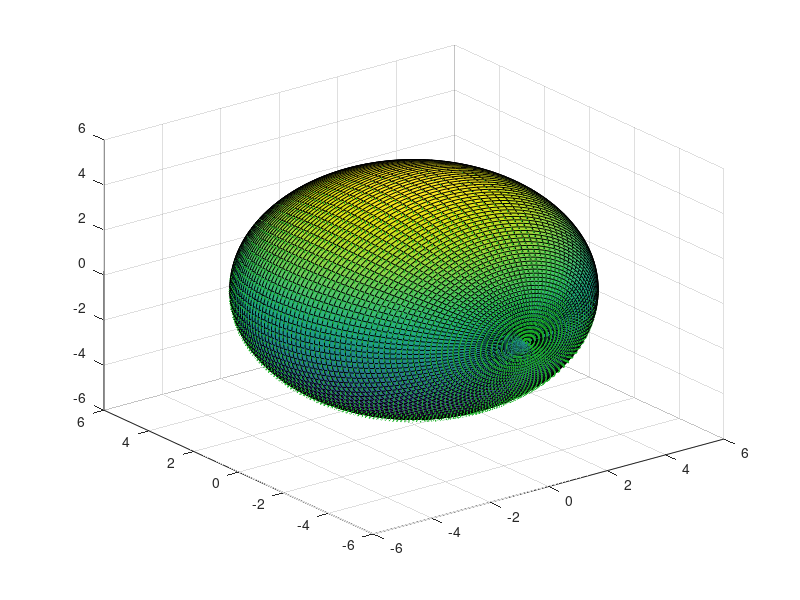

Write MATLAB code to recreate this figure.
clc;
clear all;
close all;

neighbours = 2;
radius = 5.0;

alpha_resolution = 100; % longitude
alpha_step = 2*pi/alpha_resolution;

beta_resolution = 100; % latitude
beta_step = pi/beta_resolution;

% generate points
S = zeros(alpha_resolution, beta_resolution,3);
k = 1;
for i = 0:alpha_resolution
  alpha = i*alpha_step;
  for j = 0:beta_resolution
    beta = j*beta_step;
    x = radius * cos(alpha) * sin(beta);
    y = radius * cos(beta);
    z = radius * sin(alpha) * sin(beta);
    points(k,:) = [x,y,z];
    S(i+1,j+1,1) = x;
    S(i+1,j+1,2) = y;
    S(i+1,j+1,3) = z;
    k = k+1;
  end
end

num_points = size(points,1);

figure(1);
axis equal
%scatter3(points(:,1), points(:,2), points(:,3), 2, 'filled');
surf(S(:,:,1), S(:,:,2), S(:,:,3));
hold on;

% compute the normals
normals = zeros(num_points,3);

for p_idx = 1:num_points
  p = points(p_idx,:);
  
  % collect points in a neighbouhood of the current points
  min_index = 1;
  max_index = num_points;
  if i-neighbours>=1
    min_index = i-neighbours;
  end
  
  if i+neighbours < num_points
    max_index = i+neighbours;
  end
  
  scale = 1./ (max_index - min_index);
  
  % mean and covariance
  mu = zeros(1,3);
  sigma = zeros(3,3);
  for acc_idx = min_index:max_index
    mu = mu + points(acc_idx,:);
    sigma = sigma + points(acc_idx,:)*points(acc_idx,:)';
  end
  
  mu = scale * mu;
  sigma = scale * sigma;
  
  % take the eigenvector corresponding to the lead eigenvalue
  [V,D] = eig(sigma);
  
  [~, max_eigenv_idx] = max(diag(D));
  normal = V(:, max_eigenv_idx);
  
  if (dot(p,normal))
    normal = -normal;
  end
  
  normals(p_idx,:) = normal;
  
end

quiver3(points(:,1), points(:,2), points(:,3), normals(:,1), normals(:,2), normals(:,3), 0.7, 'Color', [0.1,0.7,0.15]);
hold off;